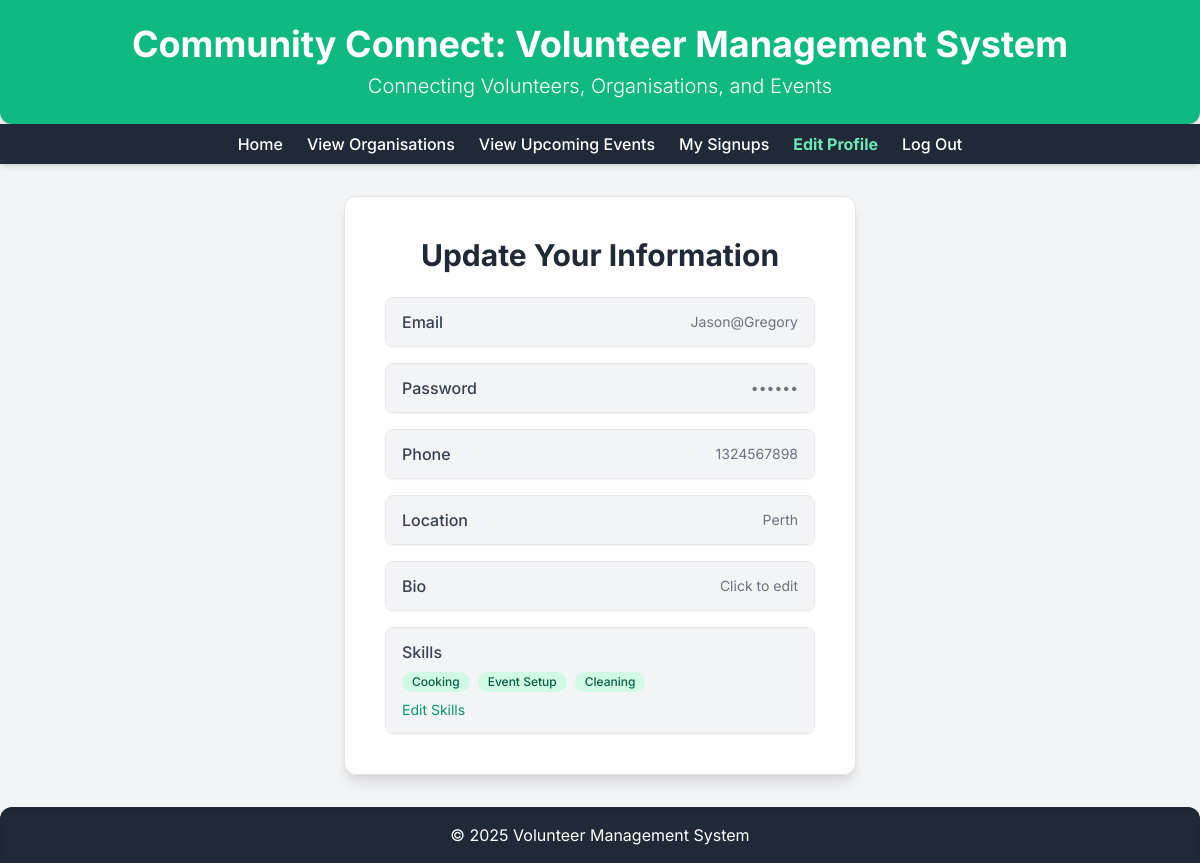
/edit_profile (signed in), run on the app's committed database.
### tables this page shows
CREATE TABLE Volunteers (
    ID INTEGER PRIMARY KEY,
    Password TEXT NOT NULL CHECK(length(Password) <= 20),
    FirstName TEXT NOT NULL CHECK(length(FirstName) <= 20),
    LastName TEXT NOT NULL CHECK(length(LastName) <= 20),
    Email TEXT NOT NULL UNIQUE CHECK(length(Email) <= 30),
    PhoneNumber TEXT NOT NULL UNIQUE CHECK(length(PhoneNumber) <= 10),
    Location TEXT NOT NULL CHECK(length(Location) <= 30),
    BirthDate DATE NOT NULL,
    Bio TEXT CHECK(length(Bio) <= 300),
    TotalHoursContributed INTEGER DEFAULT 0
);

CREATE TABLE Skills (
    ID INTEGER PRIMARY KEY,
    Name TEXT NOT NULL UNIQUE CHECK(length(Name) <= 20)
);

### app.py (the view, shortened to what this page needs)
@app.route('/edit_profile', methods=['GET', 'POST'])
def edit_profile():
    if 'user_id' not in session or 'user_type' not in session:
        return redirect('/login')
    user_id = session['user_id']
    user_type = session['user_type']
    db = get_db()
    user = {}
    if user_type == 'volunteer':
        cur = db.execute("SELECT Email, PhoneNumber, Location, Bio FROM Volunteers WHERE ID = ?", (user_id,))
        volunteer_data = cur.fetchone()
        if not volunteer_data:
            return "Volunteer not found.", 404
        user['email'], user['phone_number'], user['location'], user['bio'] = volunteer_data
        cur = db.execute("""
            SELECT T2.Name
            FROM VolunteerSkills AS T1
            JOIN Skills AS T2 ON T1.SkillID = T2.ID
            WHERE T1.VolunteerID = ?
        """, (user_id,))
        user['skills'] = [row[0] for row in cur.fetchall()]
    elif user_type == 'organisation':
        cur = db.execute("SELECT Name, Address, WebsiteURL, Description FROM Organisations WHERE ID = ?", (user_id,))
        org_data = cur.fetchone()
        if not org_data:
            return "Organisation not found.", 404
        user['name'], user['address'], user['website_url'], user['bio'] = org_data
    user['user_type'] = user_type
    return render_template('edit_profile.html', user=user)

### app.py (called while the page is built)
def get_db():
    db = getattr(g, '_database', None)
    if db is None:
        db = g._database = sqlite3.connect(DATABASE)
        db.row_factory = sqlite3.Row  # lets you access results like dicts
    return db

@app.teardown_appcontext
def close_connection(exception):
    db = getattr(g, '_database', None)
    if db is not None:
        db.close()

### templates/edit_profile.html (shortened to what this page needs)
<!DOCTYPE html>
<html lang="en">
<head>
    <script src="https://cdn.tailwindcss.com"></script>
</head>
<body class="flex flex-col min-h-screen">
    <header class="bg-emerald-500 text-white p-6 text-center rounded-b-xl shadow-lg">
        <h1 class="text-4xl font-bold">Community Connect: Volunteer Management System</h1>
        <p class="mt-2 text-xl font-light">Connecting Volunteers, Organisations, and Events</p>
    </header>
    <nav class="bg-gray-800 p-2 text-center shadow-md">
        <div class="max-w-4xl mx-auto flex justify-center space-x-6">
            <a href="/" class="text-white hover:text-emerald-300 font-medium transition-colors">Home</a>
            <a href="/organisations" class="text-white hover:text-emerald-300 font-medium transition-colors">View Organisations</a>
            <a href="/events" class="text-white hover:text-emerald-300 font-medium transition-colors">View Upcoming Events</a>
            {% if session["user_type"] == "volunteer" %}
                <a href="/signups" class="text-white hover:text-emerald-300 font-medium transition-colors">My Signups</a>
                <a href="/edit_profile" class="text-emerald-300 font-bold transition-colors">Edit Profile</a>
                <a href="/logout" class="text-white hover:text-emerald-300 font-medium transition-colors">Log Out</a>
            {% elif session["user_type"] == "organisation" %}
                <a href="/signups" class="text-white hover:text-emerald-300 font-medium transition-colors">Signups</a>
                <a href="/edit_profile" class="text-emerald-300 font-bold transition-colors">Edit Profile</a>
                <a href="/logout" class="text-white hover:text-emerald-300 font-medium transition-colors">Log Out</a>
            {% endif %}
        </div>
    </nav>
    <main class="p-8 flex-grow flex flex-col items-center justify-center">
        <div class="max-w-lg w-full bg-white p-10 rounded-xl shadow-lg border border-gray-200">
            <h2 class="text-3xl font-bold text-center text-gray-800 mb-6">Update Your Information</h2>
            {% if session["user_type"] == "volunteer" %}
                <div class="space-y-4">
                    <div class="border rounded-lg shadow-sm">
                        <button type="button" onclick="toggleField('emailField')"
                            class="w-full flex justify-between items-center px-4 py-3 bg-gray-100 hover:bg-gray-200 transition rounded-lg">
                            <span class="font-medium text-gray-700">Email</span>
                            <span class="text-sm text-gray-500">{{ user.email }}</span>
                        </button>
                    </div>
                    <div class="border rounded-lg shadow-sm">
                        <button type="button" onclick="toggleField('passwordField')"
                            class="w-full flex justify-between items-center px-4 py-3 bg-gray-100 hover:bg-gray-200 transition rounded-lg">
                            <span class="font-medium text-gray-700">Password</span>
                            <span class="text-sm text-gray-500">••••••</span>
                        </button>
                    </div>
                    <div class="border rounded-lg shadow-sm">
                        <button type="button" onclick="toggleField('phoneField')"
                            class="w-full flex justify-between items-center px-4 py-3 bg-gray-100 hover:bg-gray-200 transition rounded-lg">
                            <span class="font-medium text-gray-700">Phone</span>
                            <span class="text-sm text-gray-500">{{ user.phone_number }}</span>
                        </button>
                    </div>
                    <div class="border rounded-lg shadow-sm">
                        <button type="button" onclick="toggleField('locationField')"
                            class="w-full flex justify-between items-center px-4 py-3 bg-gray-100 hover:bg-gray-200 transition rounded-lg">
                            <span class="font-medium text-gray-700">Location</span>
                            <span class="text-sm text-gray-500">{{ user.location }}</span>
                        </button>
                    </div>
                    <div class="border rounded-lg shadow-sm">
                        <button type="button" onclick="toggleField('bioField')"
                            class="w-full flex justify-between items-center px-4 py-3 bg-gray-100 hover:bg-gray-200 transition rounded-lg">
                            <span class="font-medium text-gray-700">Bio</span>
                            <span class="text-sm text-gray-500">Click to edit</span>
                        </button>
                    </div>
                    <div class="border rounded-lg shadow-sm">
                        <div class="px-4 py-3 bg-gray-100 rounded-lg">
                            <span class="font-medium text-gray-700">Skills</span>
                            <div id="selected-skills" class="flex flex-wrap gap-2 mt-2">
                                {% for skill in user.skills %}
                                    <span class="bg-emerald-100 text-emerald-800 text-xs font-medium px-2.5 py-0.5 rounded-full">{{ skill }}</span>
                                {% endfor %}
                            </div>
                            <button type="button" onclick="openSkillsModal()"
                                class="mt-2 text-sm text-emerald-600 hover:underline">
                                Edit Skills
                            </button>
                        </div>
                    </div>
                </div>
            {% endif %}
        </div>
    </main>
    <footer class="bg-gray-800 text-white p-4 text-center mt-auto shadow-inner rounded-t-xl">
        <p>&copy; 2025 Volunteer Management System</p>
    </footer>
</body>
</html>

### templates/edit_profile.html (style rules this page uses)
body { font-family: 'Inter', sans-serif; background-color: #f3f4f6; color: #1f2937; }

### data on the page
Volunteers: email "Jason@Gregory", phone_number "1324567898", location "Perth"
Skills: Name "Cooking"
Skills: Name "Event Setup"
Skills: Name "Cleaning"
